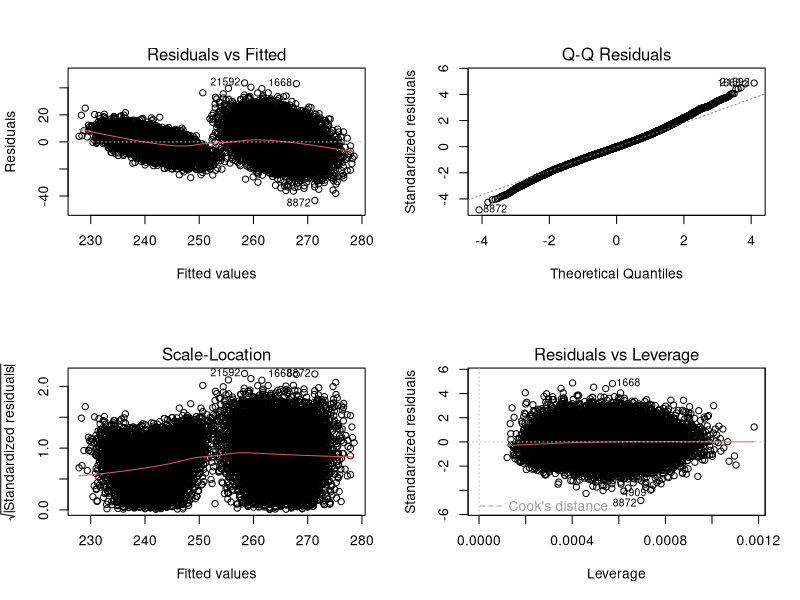
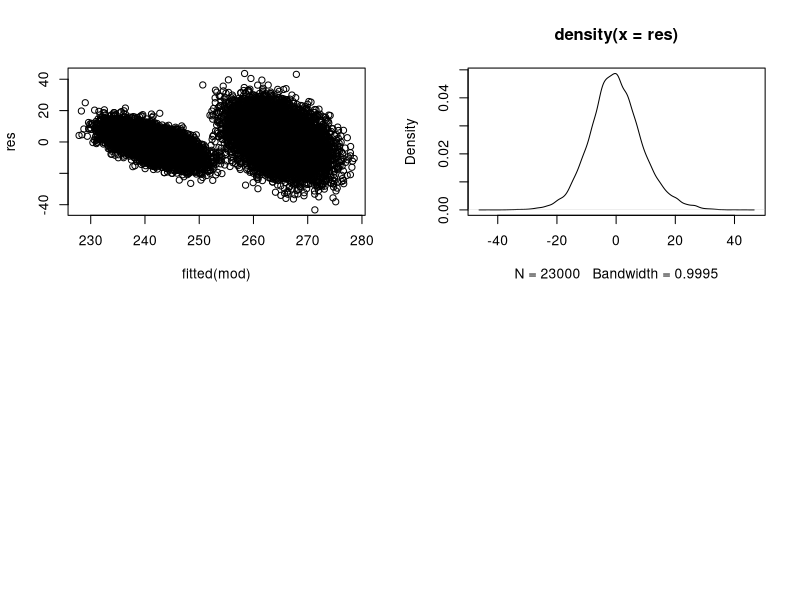
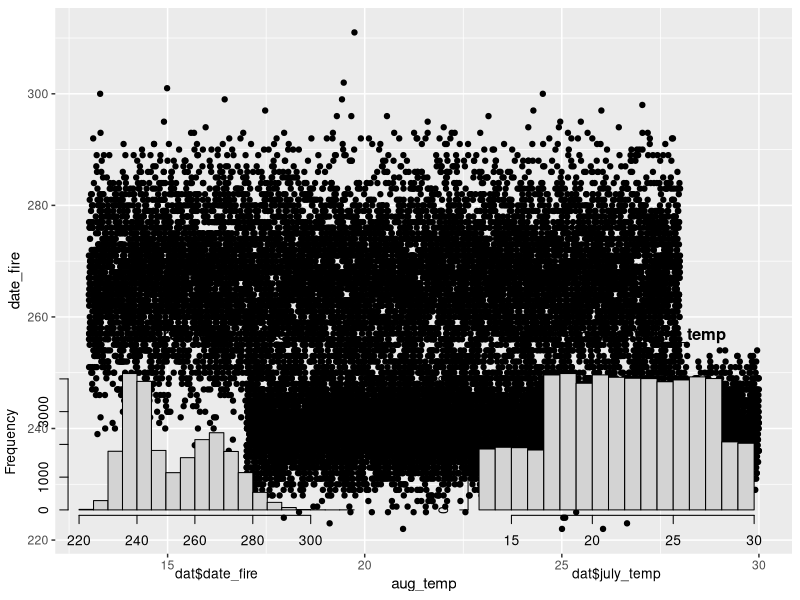

These charts were generated, in order, by the following R code:

# Install packages

library(tidyverse)
library(lmerTest)
library(lme4)
library(caret)

# Simulate data

# Region ID
id <- rep(1:1000, each = 23)

# Year
# 2000 to 2022, 100 regions 
years <- rep(2000:2022, times = 100)

# Fire binary variable
fire <- sample(0:1,23000,replace=TRUE)

# Create data
dat <- data.frame(id, years, fire)

# Lat/Long
# 51.827575, -125.407723 = top left          51.557874, -116.705937 = top right
# 49.136905, -125.262693 = bottom left      49.310558, -116.222505 = bottom right

# Generate values so that fires mostly happen inland

# Latitude
lat <- c()
for (i in 1:23000) {
  
  if (dat[i,]$fire == 1) {
    lat <- append(lat, runif(1, -120, -116))
  } else {
    lat <- append(lat, runif(1, -125, -118))
  }
  
}
dat <- data.frame(dat, lat)

# Longitude
long <- c()
for (i in 1:23000) {
  
  if (dat[i,]$fire == 1) {
    long <- append(long, runif(1, 49.5, 51.5))
  } else {
    long <- append(long, runif(1, 48, 51))
  }
  
}
dat <- data.frame(dat, long)


# Temperature variables


apr_temp <- c()
for (i in 1:23000) {

  if (dat[i,]$fire == 1) {
    apr_temp <- append(apr_temp, runif(1, 7, 18))
  } else {
    apr_temp <- append(apr_temp, runif(1, 3, 15))
  }
  
}
dat <- data.frame(dat, apr_temp)

may_temp <- c()
for (i in 1:23000) {
  
  if (dat[i,]$fire == 1) {
    may_temp <- append(may_temp, runif(1, 10, 25))
  } else {
    may_temp <- append(may_temp, runif(1, 7, 20))
  }
  
}
dat <- data.frame(dat, may_temp)

june_temp <- c()
for (i in 1:23000) {
  
  if (dat[i,]$fire == 1) {
    june_temp <- append(june_temp, runif(1, 14, 27))
  } else {
    june_temp <- append(june_temp, runif(1, 11, 24))
  }
  
}
dat <- data.frame(dat, june_temp)

july_temp <- c()
for (i in 1:23000) {
  
  if (dat[i,]$fire == 1) {
    july_temp <- append(july_temp, runif(1, 17, 30))
  } else {
    july_temp <- append(july_temp, runif(1, 13, 28))
  }
  
}
dat <- data.frame(dat, july_temp)

aug_temp <- c()
for (i in 1:23000) {
  
  if (dat[i,]$fire == 1) {
    aug_temp <- append(aug_temp, runif(1, 17, 30))
  } else {
    aug_temp <- append(aug_temp, runif(1, 13, 28))
  }
  
}
dat <- data.frame(dat, aug_temp)



# Rain variables


apr_rain <- c()
for (i in 1:23000) {
  
  if (dat[i,]$fire == 1) {
    apr_rain <- append(apr_rain, runif(1, 0, 6))
  } else {
    apr_rain <- append(apr_rain, runif(1, 2, 10))
  }
  
}
dat <- data.frame(dat, apr_rain)


may_rain <- c()
for (i in 1:23000) {
  
  if (dat[i,]$fire == 1) {
    may_rain <- append(may_rain, runif(1, 12, 25))
  } else {
    may_rain <- append(may_rain, runif(1, 22, 30))
  }
  
}
dat <- data.frame(dat, may_rain)

june_rain <- c()
for (i in 1:23000) {
  
  if (dat[i,]$fire == 1) {
    june_rain <- append(june_rain, runif(1, 30, 60))
  } else {
    june_rain <- append(june_rain, runif(1, 50, 80))
  }
  
}
dat <- data.frame(dat, june_rain)

july_rain <- c()
for (i in 1:23000) {
  
  if (dat[i,]$fire == 1) {
    july_rain <- append(july_rain, runif(1, 30, 60))
  } else {
    july_rain <- append(july_rain, runif(1, 50, 80))
  }
  
}
dat <- data.frame(dat, july_rain)

aug_rain <- c()
for (i in 1:23000) {
  
  if (dat[i,]$fire == 1) {
    aug_rain <- append(aug_rain, runif(1, 30, 60))
  } else {
    aug_rain <- append(aug_rain, runif(1, 50, 80))
  }
  
}
dat <- data.frame(dat, aug_rain)



# Generate days since new years for when first wildfire forest occurred
# Ranges from mid July to mid Sept
# 226 - 286
# Set a normal dist so they mostly occur in Aug

date_fire <- c()
for (i in 1:23000) {
  
  if (dat[i,]$fire == 1) {
    date_fire <- append(date_fire, round(rnorm(1, mean=240, sd=5),0))
  } else {
    date_fire <- append(date_fire, round(rnorm(1, mean=266, sd=10),0))
  }
  
}

dat <- data.frame(dat, date_fire)





# Split train and test data
set.seed(123)
training.samples <- dat$id %>%
  createDataPartition(p = 0.8, list = FALSE)

train.data  <- dat[training.samples, ]
test.data <- dat[-training.samples, ]

# Build the model
mod <- lm(date_fire ~ lat + long + apr_temp + may_temp + june_temp + aug_temp + 
              apr_rain + may_rain + june_rain + july_rain + july_rain + aug_rain, 
          data = train.data)
summary(mod)

# Make predictions and compute the R2, RMSE and MAE
predictions <- mod %>% predict(test.data)
data.frame( R2 = R2(predictions, test.data$date_fire),
            RMSE = RMSE(predictions, test.data$date_fire),
            MAE = MAE(predictions, test.data$date_fire))

# Calculate the error rate
RMSE(predictions, test.data$date_fire)/mean(test.data$date_fire) # 4% error


# K-fold cross-validation

set.seed(123) 
train.control <- trainControl(method = "cv", number = 10)

# Train the model
model <- train(date_fire ~., data = dat, method = "lm",
               trControl = train.control)

# Summarize the results
print(model)




# Testing prediction using high risk case:
# 50.905458, -116.419338
# East Kootenay
# Very dry, very hot

user.data <- data.frame(
  lat = -116.419338,
  long =  50.905458,
  apr_temp = 15,
  may_temp = 20,
  june_temp = 22,
  july_temp = 30,
  aug_temp = 30,
  apr_rain = 4,
  may_rain = 5,
  june_rain = 5,
  july_rain = 5,
  aug_rain = 6
)

predict(mod, newdata = user.data) 
# 208.6411 
# July 27

# Low risk case
# 49.097883, -124.029345
# Nanaimo
# very wet, very cool

user.data <- data.frame(
  lat = -124.029345,
  long =  49.097883,
  apr_temp = 4,
  may_temp = 10,
  june_temp = 12,
  july_temp = 14,
  aug_temp = 15,
  apr_rain = 8,
  may_rain = 22,
  june_rain = 65,
  july_rain = 79,
  aug_rain = 70
)

predict(mod, newdata = user.data)
# 272.6421 
# Sept 30

# SAve data to export to use with python 
write.csv(dat, file = "predictivedat.csv")





mod <- lm(date_fire ~ lat + long + apr_temp + may_temp + june_temp + aug_temp + 
            apr_rain + may_rain + june_rain + july_rain + july_rain + aug_rain, data = dat)
summary(mod)
par(mfrow = c(2, 2))  # Split the plotting panel into a 2 x 2 grid
plot(mod)

res <- resid(mod)
plot(fitted(mod), res)
plot(density(res))

library(ggplot2)
ggplot(dat, aes(x = aug_temp, y = date_fire)) +
  geom_point()


hist(dat$date_fire)
hist(dat$july_temp)


dat$predicted <- predict(mod)   # Save the predicted values
dat$residuals <- residuals(mod) # Save the residual values

# Quick look at the actual, predicted, and residual values
library(dplyr)
dat %>% 
  select(date_fire, predicted, residuals) %>%
  head()
#>                    mpg predicted  residuals
